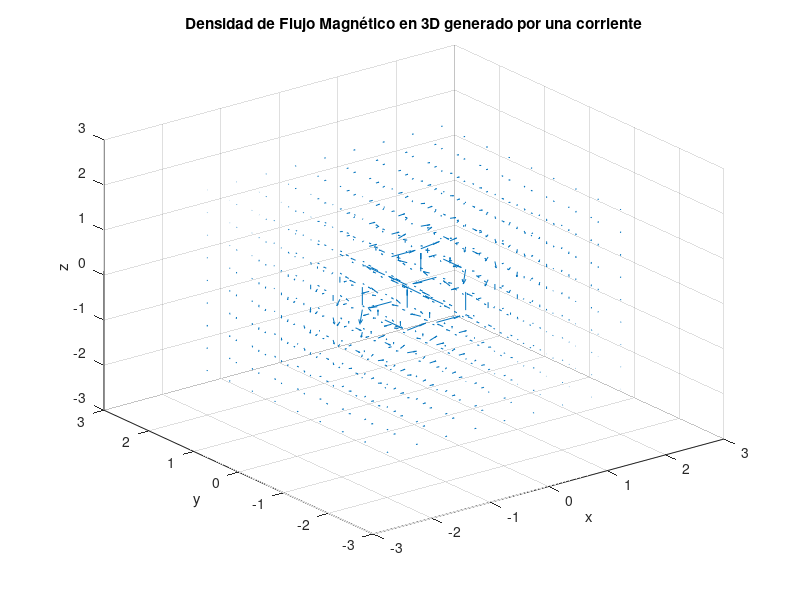
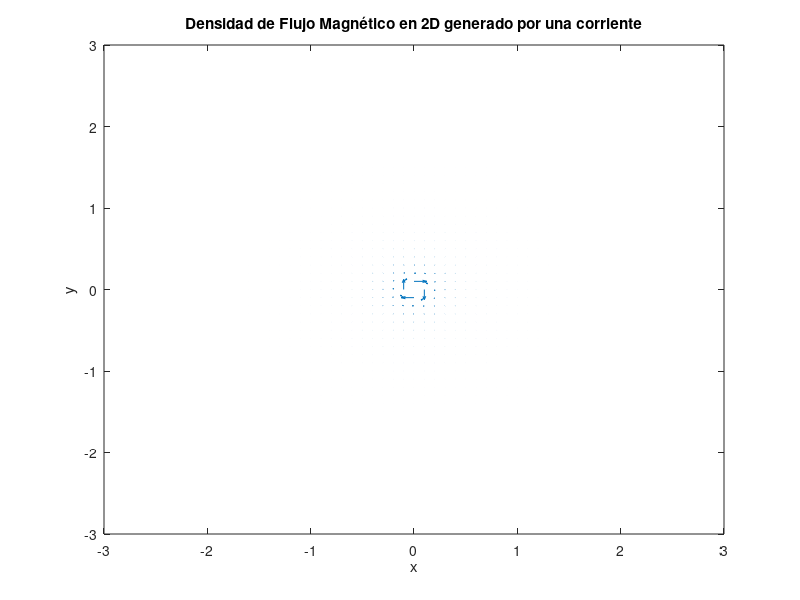

These charts were generated, in order, by the following MATLAB code:
% Parámetros
mu_0 = 4*pi*1e-7; % Permeabilidad del vacío
I = 1; % Corriente en Amperios
a = 1; % Longitud del cable en metros

% Definir el espacio tridimensional
[x, y, z] = meshgrid(-2:0.5:2, -2:0.5:2, -2:0.5:2);

% Calcular la densidad de flujo magnético (campo magnético)
r = sqrt(x.^2 + y.^2 + z.^2);
Bx = (mu_0 * I * a^2) ./ (2 * pi * r.^3) .* (y.*z ./ r);
By = (mu_0 * I * a^2) ./ (2 * pi * r.^3) .* (-x.*z ./ r);
Bz = (mu_0 * I * a^2) ./ (2 * pi * r.^3) .* (x.*y ./ r);

% Plotear la densidad de flujo magnético en 3D
figure;
quiver3(x, y, z, Bx, By, Bz);
xlabel('x');
ylabel('y');
zlabel('z');
title('Densidad de Flujo Magnético en 3D generado por una corriente');

% Parámetros
mu_0 = 4*pi*1e-7; % Permeabilidad del vacío
I = 1; % Corriente en Amperios
a = 1; % Longitud del cable en metros

% Definir el espacio bidimensional
[x, y] = meshgrid(-2:0.1:2, -2:0.1:2);

% Calcular la densidad de flujo magnético (campo magnético)
r = sqrt(x.^2 + y.^2);
Bx = (mu_0 * I * a^2) ./ (2 * pi * r.^3) .* (y ./ r);
By = (mu_0 * I * a^2) ./ (2 * pi * r.^3) .* (-x ./ r);

% Calcular la intensidad de flujo magnético
Phi = sum(Bx(:)) * (0.1^2); % Suma de Bx en toda la superficie (suponiendo un cuadrado de lado 0.1)

% Mostrar el resultado
disp(['La intensidad de flujo magnético es: ', num2str(Phi), ' Weber']);

% Plotear la densidad de flujo magnético en 2D
figure;
quiver(x, y, Bx, By);
xlabel('x');
ylabel('y');
title('Densidad de Flujo Magnético en 2D generado por una corriente');